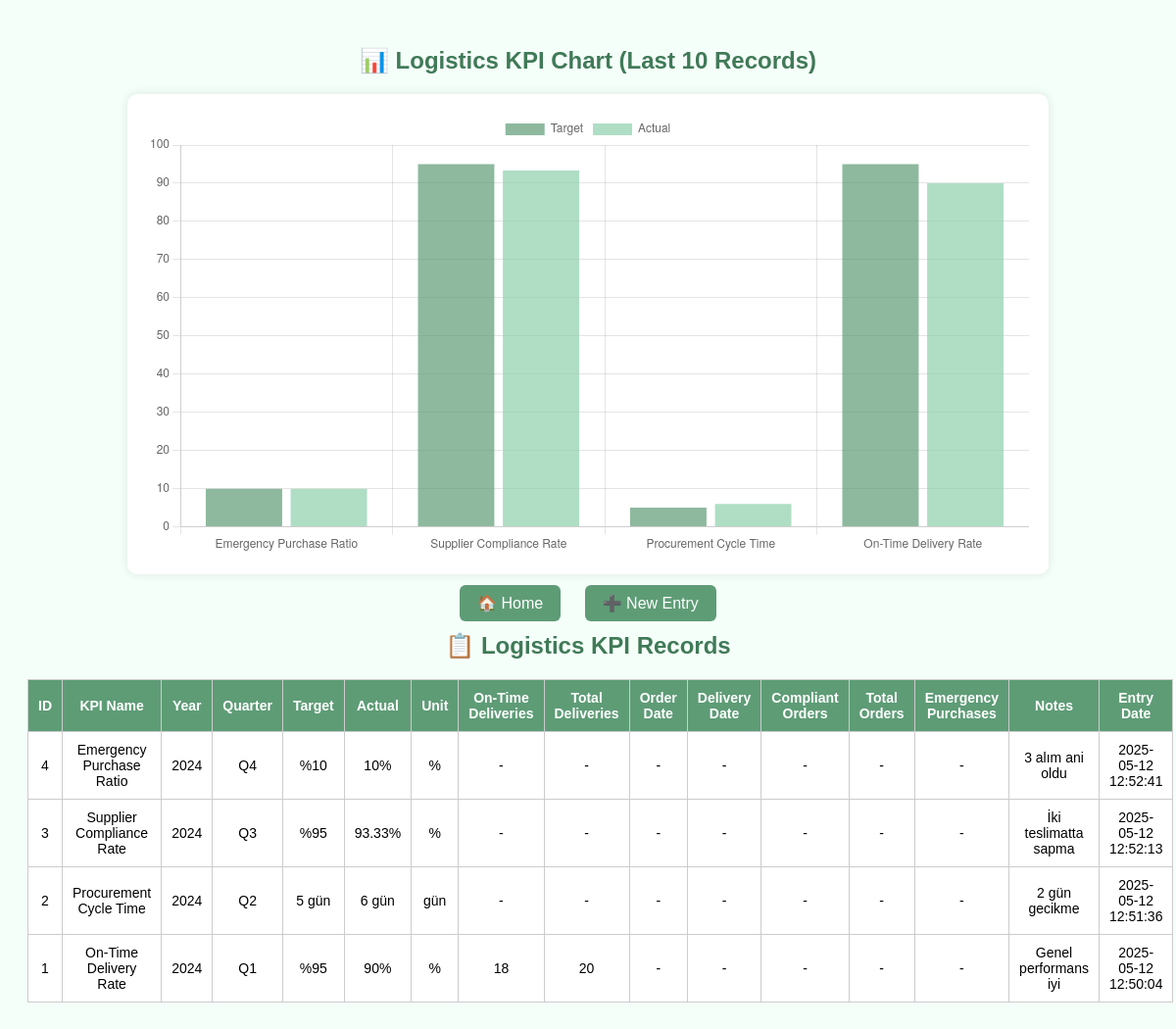
Page /logistics_kpi_list.php on the committed database.
### tables this page shows
CREATE TABLE `kpi_logistics` (
  `id` int(11) NOT NULL,
  `kpi_name` varchar(255) NOT NULL,
  `vessel` varchar(100) DEFAULT NULL,
  `year` int(11) NOT NULL,
  `quarter` varchar(10) NOT NULL,
  `target_value` varchar(50) DEFAULT NULL,
  `actual_value` varchar(50) DEFAULT NULL,
  `unit` varchar(50) DEFAULT NULL,
  `notes` text,
  `ontime_deliveries` int(11) DEFAULT NULL,
  `total_deliveries` int(11) DEFAULT NULL,
  `order_date` date DEFAULT NULL,
  `delivery_date` date DEFAULT NULL,
  `compliant_orders` int(11) DEFAULT NULL,
  `total_orders` int(11) DEFAULT NULL,
  `emergency_orders` int(11) DEFAULT NULL,
  `created_at` timestamp NOT NULL DEFAULT CURRENT_TIMESTAMP
);

### logistics_kpi_list.php (the view, shortened to what this page needs)
<?php
include("config.php");
$list_sql = "SELECT * FROM kpi_logistics ORDER BY year DESC, quarter DESC";
$list_result = $conn->query($list_sql);
$chart_sql = "SELECT kpi_name, target_value, actual_value FROM kpi_logistics ORDER BY created_at DESC LIMIT 10";
$chart_result = $conn->query($chart_sql);
$labels = [];
$targets = [];
$actuals = [];
while ($row = $chart_result->fetch_assoc()) {
    $labels[] = $row['kpi_name'];
    $targets[] = floatval(str_replace('%', '', $row['target_value']));
    $actuals[] = floatval(str_replace('%', '', $row['actual_value']));
}
?>
<!DOCTYPE html>
<html lang="en">
<head>
</head>
<body>
<h2>📊 Logistics KPI Chart (Last 10 Records)</h2>
<div class="chart-container">
  <canvas id="logisticsChart"></canvas>
</div>
<div class="button-area">
  <a href="dashboard.php">🏠 Home</a>
  <a href="logistics_kpi_tabs.php">➕ New Entry</a>
</div>
<h2>📋 Logistics KPI Records</h2>
<table>
  <tr>
    <th>ID</th><th>KPI Name</th><th>Year</th><th>Quarter</th><th>Target</th><th>Actual</th><th>Unit</th>
    <th>On-Time Deliveries</th><th>Total Deliveries</th>
    <th>Order Date</th><th>Delivery Date</th>
    <th>Compliant Orders</th><th>Total Orders</th>
    <th>Emergency Purchases</th><th>Notes</th><th>Entry Date</th>
  </tr>
<?php while ($row = $list_result->fetch_assoc()): ?>
  <tr>
    <td><?= $row["id"] ?></td>
    <td><?= $row["kpi_name"] ?></td>
    <td><?= $row["year"] ?></td>
    <td><?= $row["quarter"] ?></td>
    <td><?= $row["target_value"] ?></td>
    <td><?= $row["actual_value"] ?></td>
    <td><?= $row["unit"] ?></td>
    <td><?= $row["ontime_deliveries"] ?? "-" ?></td>
    <td><?= $row["total_deliveries"] ?? "-" ?></td>
    <td><?= $row["order_date"] ?? "-" ?></td>
    <td><?= $row["delivery_date"] ?? "-" ?></td>
    <td><?= $row["compliant_orders"] ?? "-" ?></td>
    <td><?= $row["total_orders"] ?? "-" ?></td>
    <td><?= $row["emergency_orders"] ?? "-" ?></td>
    <td><?= $row["notes"] ?></td>
    <td><?= $row["created_at"] ?></td>
  </tr>
<?php endwhile; ?>
</table>
<script>
const ctx = document.getElementById('logisticsChart').getContext('2d');
const logisticsChart = new Chart(ctx, {
  type: 'bar',
  data: {
    labels: <?= json_encode($labels) ?>,
    datasets: [
      {
        label: 'Target',
        backgroundColor: 'rgba(94, 156, 118, 0.7)',
        data: <?= json_encode($targets) ?>
      },
      {
        label: 'Actual',
        backgroundColor: 'rgba(142, 209, 173, 0.7)',
        data: <?= json_encode($actuals) ?>
      }
    ]
  },
  options: {
    responsive: true,
    scales: {
      y: {
        beginAtZero: true
      }
    }
  }
});
</script>
</body>
</html>

### logistics_kpi_list.php (style rules this page uses)
body { font-family: Arial; background: #f5fff9; padding: 20px; }
h2 { text-align: center; color: #407a58; margin-bottom: 20px; }
table { width: 100%; border-collapse: collapse; background: white; }
th, td { padding: 10px; border: 1px solid #ccc; text-align: center; font-size: 14px; }
th { background-color: #5e9c76; color: white; }
.button-area { text-align: center; margin: 20px 0; }
.button-area a { background-color: #5e9c76; color: white; padding: 10px 18px; border-radius: 6px; text-decoration: none; margin: 0 10px; }
.chart-container { max-width: 900px; margin: 20px auto; background: white; padding: 20px; border-radius: 10px; box-shadow: 0 0 10px rgba(0,0,0,0.1); }

### rows in the picture
kpi_logistics: id "4", kpi_name "Emergency Purchase Ratio", year "2024", quarter "Q4", target_value "%10", actual_value "10%", unit "%", ontime_deliveries "-", total_deliveries "-", order_date "-", delivery_date "-", compliant_orders "-", total_orders "-", emergency_orders "-", notes "3 alım ani oldu", created_at "2025-05-12 12:52:41"
kpi_logistics: id "3", kpi_name "Supplier Compliance Rate", year "2024", quarter "Q3", target_value "%95", actual_value "93.33%", unit "%", ontime_deliveries "-", total_deliveries "-", order_date "-", delivery_date "-", compliant_orders "-", total_orders "-", emergency_orders "-", notes "İki teslimatta sapma", created_at "2025-05-12 12:52:13"
kpi_logistics: id "2", kpi_name "Procurement Cycle Time", year "2024", quarter "Q2", target_value "5 gün", actual_value "6 gün", unit "gün", ontime_deliveries "-", total_deliveries "-", order_date "-", delivery_date "-", compliant_orders "-", total_orders "-", emergency_orders "-", notes "2 gün gecikme", created_at "2025-05-12 12:51:36"
kpi_logistics: id "1", kpi_name "On-Time Delivery Rate", year "2024", quarter "Q1", target_value "%95", actual_value "90%", unit "%", ontime_deliveries "18", total_deliveries "20", order_date "-", delivery_date "-", compliant_orders "-", total_orders "-", emergency_orders "-", notes "Genel performans iyi", created_at "2025-05-12 12:50:04"

### other values in the picture
chart data {{ json_encode($labels) }} ["Emergency Purchase Ratio","Supplier Compliance Rate","Procurement Cycle Time","On-Time Delivery Rate"]
chart data {{ json_encode($targets) }} [10,95,5,95]
chart data {{ json_encode($actuals) }} [10,93.33,6,90]
